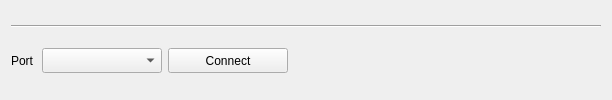
           <widget class="QFrame" name="framePort">
            <property name="frameShape">
             <enum>QFrame::NoFrame</enum>
            </property>
            <property name="frameShadow">
             <enum>QFrame::Plain</enum>
            </property>
            <layout class="QVBoxLayout" name="verticalLayout_11">
             <item>
              <widget class="Line" name="line_6">
               <property name="sizePolicy">
                <sizepolicy hsizetype="Fixed" vsizetype="Fixed">
                 <horstretch>0</horstretch>
                 <verstretch>0</verstretch>
                </sizepolicy>
               </property>
               <property name="minimumSize">
                <size>
                 <width>590</width>
                 <height>0</height>
                </size>
               </property>
               <property name="maximumSize">
                <size>
                 <width>590</width>
                 <height>16777215</height>
                </size>
               </property>
               <property name="orientation">
                <enum>Qt::Horizontal</enum>
               </property>
              </widget>
             </item>
             <item>
              <layout class="QHBoxLayout" name="horizontalLayout_10">
               <item>
                <widget class="QLabel" name="labelPort">
                 <property name="sizePolicy">
                  <sizepolicy hsizetype="Minimum" vsizetype="Preferred">
                   <horstretch>0</horstretch>
                   <verstretch>0</verstretch>
                  </sizepolicy>
                 </property>
                 <property name="minimumSize">
                  <size>
                   <width>25</width>
                   <height>0</height>
                  </size>
                 </property>
                 <property name="maximumSize">
                  <size>
                   <width>16777215</width>
                   <height>16777215</height>
                  </size>
                 </property>
                 <property name="text">
                  <string>Port</string>
                 </property>
                </widget>
               </item>
               <item>
                <widget class="QComboBox" name="comboBoxPort">
                 <property name="sizePolicy">
                  <sizepolicy hsizetype="Minimum" vsizetype="Fixed">
                   <horstretch>0</horstretch>
                   <verstretch>0</verstretch>
                  </sizepolicy>
                 </property>
                 <property name="minimumSize">
                  <size>
                   <width>120</width>
                   <height>25</height>
                  </size>
                 </property>
                 <property name="maximumSize">
                  <size>
                   <width>16777215</width>
                   <height>16777215</height>
                  </size>
                 </property>
                </widget>
               </item>
               <item>
                <widget class="QPushButton" name="pushButtonConnect">
                 <property name="sizePolicy">
                  <sizepolicy hsizetype="Minimum" vsizetype="Fixed">
                   <horstretch>0</horstretch>
                   <verstretch>0</verstretch>
                  </sizepolicy>
                 </property>
                 <property name="minimumSize">
                  <size>
                   <width>120</width>
                   <height>25</height>
                  </size>
                 </property>
                 <property name="maximumSize">
                  <size>
                   <width>16777215</width>
                   <height>16777215</height>
                  </size>
                 </property>
                 <property name="text">
                  <string>Connect</string>
                 </property>
                </widget>
               </item>
               <item>
                <spacer name="horizontalSpacer_2">
                 <property name="orientation">
                  <enum>Qt::Horizontal</enum>
                 </property>
                 <property name="sizeHint" stdset="0">
                  <size>
                   <width>40</width>
                   <height>20</height>
                  </size>
                 </property>
                </spacer>
               </item>
              </layout>
             </item>
            </layout>
           </widget>
